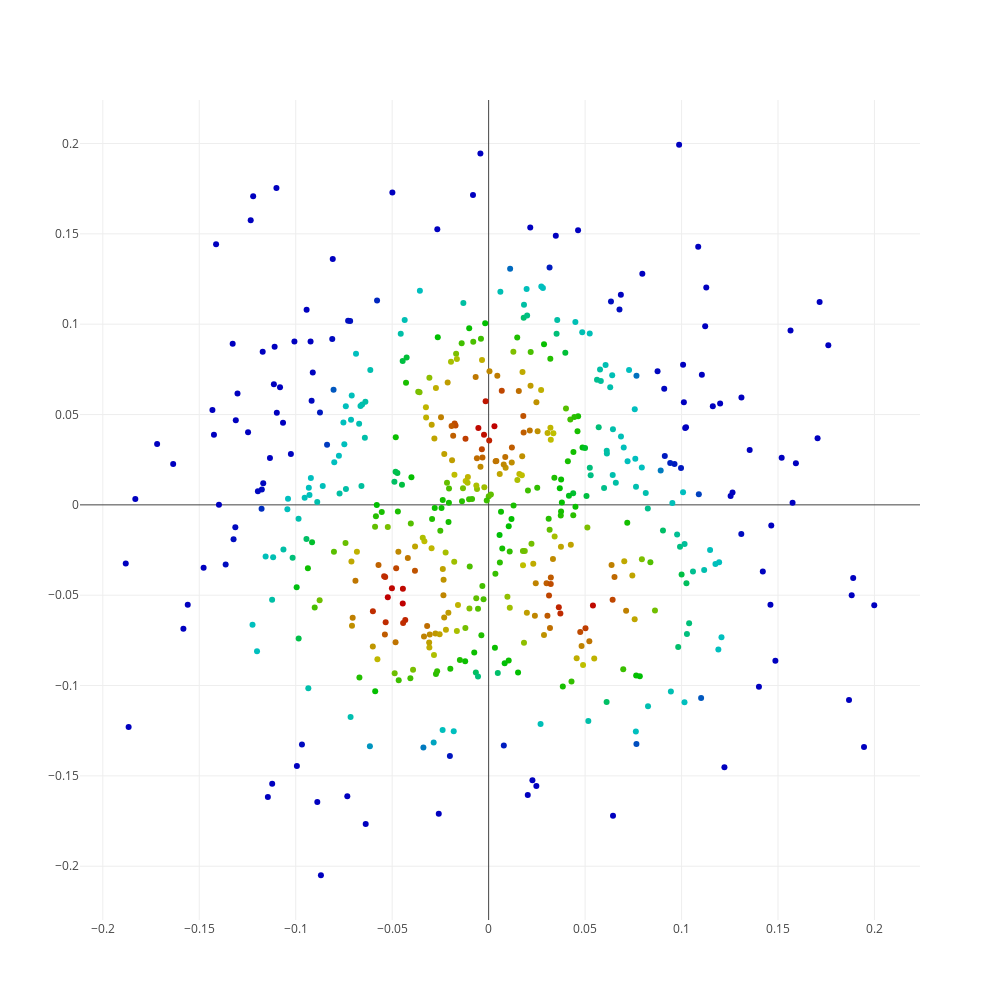

Notebook source saved alongside this figure:
### Markdown cell above
## Demonstrate the gaussian distribution among the pcoa projection

### Code cell
from tmap.tda.plot import Color
import plotly
import plotly.graph_objs as go
from skbio.stats.ordination import pcoa

projected_X = get_projected_x(simulated_otu)
metadata = generate_gaussian_meta_3centers(projected_X, params=(25, 75))
color = Color(target=metadata, dtype="numerical")
# randomly choose one of the gaussian metadata

pcoa_result = pcoa(dis)

data = []
data.append(go.Scatter(x=pcoa_result.samples.iloc[:,0],y=pcoa_result.samples.iloc[:,1],
                       mode = "markers",
                       marker = dict(color=color.get_sample_colors())))
layout=dict(width=1000,height=1000)
plotly.offline.iplot(dict(data=data,layout=layout))

### Figure 1 — Plotly figure (JSON) as saved in the notebook; plotly's stock layout.template omitted (floating-point values rounded to 4 significant figures; data arrays with more than 128 entries replaced by an {"elided": "..."} marker saying what was removed)
{"data": [{"marker": {"color": {"elided": "500 str values"}}, "mode": "markers", "type": "scatter", "uid": "eaf27632-22fa-48ef-93ab-e2f1d26ca723", "x": {"elided": "500 float values"}, "y": {"elided": "500 float values"}}], "layout": {"height": 1000, "width": 1000, "xaxis": {"autorange": true, "range": [-0.2118, 0.2236], "type": "linear"}, "yaxis": {"autorange": true, "range": [-0.2298, 0.2241], "type": "linear"}}}
